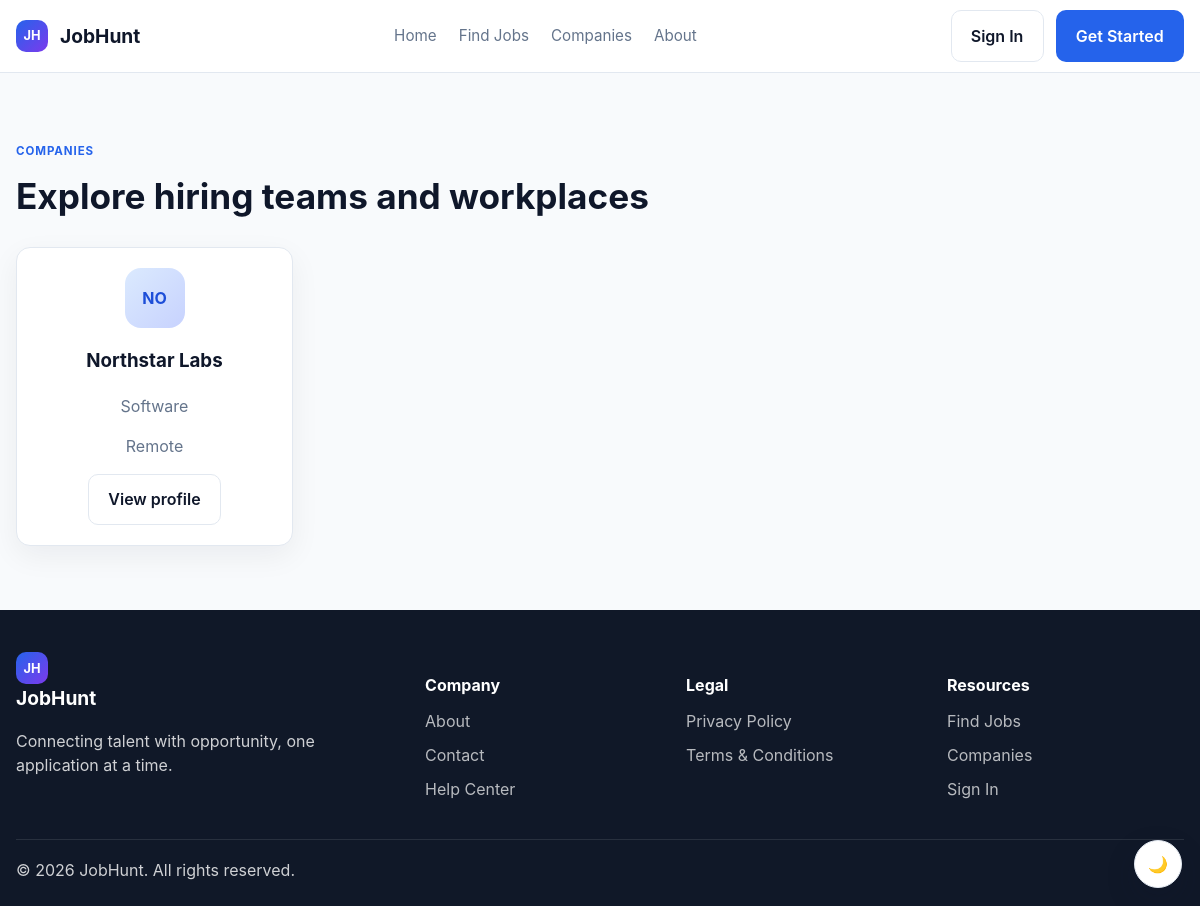
Screenshot of /index.php?page=companies with the database file from the repository.
### tables this page shows
CREATE TABLE company_profiles (
    id INT AUTO_INCREMENT PRIMARY KEY,
    user_id INT NOT NULL UNIQUE,
    company_name VARCHAR(160) NOT NULL,
    industry VARCHAR(120) DEFAULT NULL,
    company_size VARCHAR(60) DEFAULT NULL,
    founded_year YEAR DEFAULT NULL,
    website VARCHAR(255) DEFAULT NULL,
    location VARCHAR(160) DEFAULT NULL,
    description TEXT,
    logo_url VARCHAR(255) DEFAULT NULL,
    verification_status ENUM('pending','verified','rejected') DEFAULT 'pending',
    created_at TIMESTAMP DEFAULT CURRENT_TIMESTAMP,
    updated_at TIMESTAMP DEFAULT CURRENT_TIMESTAMP ON UPDATE CURRENT_TIMESTAMP,
    CONSTRAINT fk_company_profile_user FOREIGN KEY (user_id) REFERENCES users(id) ON DELETE CASCADE
);

### public/index.php (called while the page is built, shortened)
<?php
require dirname(__DIR__) . '/config/app.php';
require dirname(__DIR__) . '/app/Core/Controller.php';
$page = $_GET['page'] ?? 'home';
$controller = new PageController();
$controller->handle($page);

### app/Models/JobHuntData.php (called while the page is built, shortened)
<?php
class JobHuntData
{
    public static function companyList(): array
    {
        return Database::connection()->query(
            'SELECT id, company_name AS name, industry, company_size AS size, location, website, description
             FROM company_profiles ORDER BY company_name'
        )->fetchAll();
    }
}

### config/app.php (called while the page is built, shortened)
<?php
function h($value, int $flags = ENT_QUOTES, string $encoding = 'UTF-8'): string
{
    return htmlentities((string) $value, $flags, $encoding);
}
return [
    'app_name' => 'JobHunt',
    'app_tagline' => "Let's Find Your Next Job.",
    'base_path' => dirname(__DIR__),
    'public_path' => dirname(__DIR__) . '/public',
    'base_url' => '/tests/jobhunt/public',
    'env' => 'development',
    'debug' => true,
    'roles' => ['candidate', 'company', 'admin'],
];

### resources/views/public/companies.php (the view, shortened to what this page needs)
<?php require __DIR__ . '/../components/public-header.php'; ?>
<main class="section">
    <div class="container">
        <div class="page-header">
            <div class="kicker">Companies</div>
            <h1>Explore hiring teams and workplaces</h1>
        </div>
        <div class="grid-4">
            <?php foreach ($companies as $company): ?>
                <div class="card company-card">
                    <div class="company-logo"><?php echo h(strtoupper(substr($company['name'], 0, 2))); ?></div>
                    <h3><?php echo h($company['name']); ?></h3>
                    <p class="muted"><?php echo h($company['industry']); ?></p>
                    <p class="muted"><?php echo h($company['location']); ?></p>
                    <a class="btn btn-secondary" href="index.php?page=company-profile&amp;id=<?php echo (int) $company['id']; ?>">View profile</a>
                </div>
            <?php endforeach; ?>
        </div>
    </div>
</main>
<?php require __DIR__ . '/../components/public-footer.php'; ?>

### public/assets/css/styles.css (style rules this page uses)
:root { --brand-950: #101828; --brand-700: #1D4ED8; --brand-600: #2563EB; --brand-100: #DBEAFE; --surface: #FFFFFF; --canvas: #F8FAFC; --surface-muted: #F1F5F9; --border: #E2E8F0; --text-primary: #0F172A; --text-secondary: #64748B; --success: #16A34A; --warning: #F59E0B; --danger: #DC2626; --info: #0EA5E9; --ai-accent: #7C3AED; --shadow-soft: 0 10px 30px rgba(15, 23, 42, 0.06); --radius-card: 14px; --radius-input: 10px; }
body { transition: background-color .25s ease, color .25s ease; }
* { box-sizing: border-box; }
html { scroll-behavior: smooth; }
body { margin: 0; font-family: Inter, "Segoe UI", sans-serif; background: var(--canvas); color: var(--text-primary); line-height: 1.5; }
a { color: inherit; text-decoration: none; }
.container { width: min(1200px, calc(100% - 32px)); margin: 0 auto; }
.btn { border: 1px solid transparent; border-radius: 10px; padding: 0.8rem 1.2rem; font-weight: 600; cursor: pointer; transition: 0.2s ease; display: inline-flex; align-items: center; justify-content: center; gap: 8px; text-decoration: none; }
.btn-secondary { background: var(--surface); border-color: var(--border); color: var(--text-primary); }
.section { padding: 64px 0; }
.kicker { display: inline-block; color: var(--brand-600); font-weight: 700; letter-spacing: 0.08em; font-size: 0.72rem; text-transform: uppercase; margin-bottom: 10px; }
.muted { color: var(--text-secondary); }
.grid-4 { display: grid; grid-template-columns: repeat(4, minmax(0, 1fr)); gap: 20px; }
.card { background: var(--surface); border: 1px solid var(--border); border-radius: var(--radius-card); box-shadow: var(--shadow-soft); padding: 20px; }
.company-card { text-align: center; }
.company-logo { width: 60px; height: 60px; border-radius: 16px; margin: 0 auto 16px; background: linear-gradient(135deg, var(--brand-100), #c7d2fe); display: grid; place-items: center; color: var(--brand-700); font-weight: 700; }
.page-header { margin-bottom: 24px; }
.page-header h1 { font-size: 2.2rem; margin: 0 0 8px; }
.card, .job-card, .about-path-card, .company-card, .metric-card, .btn, .nav-item, .company-logo, .skill-tag { transition: transform .2s ease, box-shadow .2s ease, border-color .2s ease, background-color .2s ease; }
.reveal { opacity: 0; transform: translateY(18px); }
.reveal.is-visible { opacity: 1; transform: translateY(0); transition: opacity .55s ease, transform .55s ease, box-shadow .2s ease, border-color .2s ease; }

### rows the page displays
company_profiles: company_name "NO", company_name "Northstar Labs", industry "Software", location "Remote"
